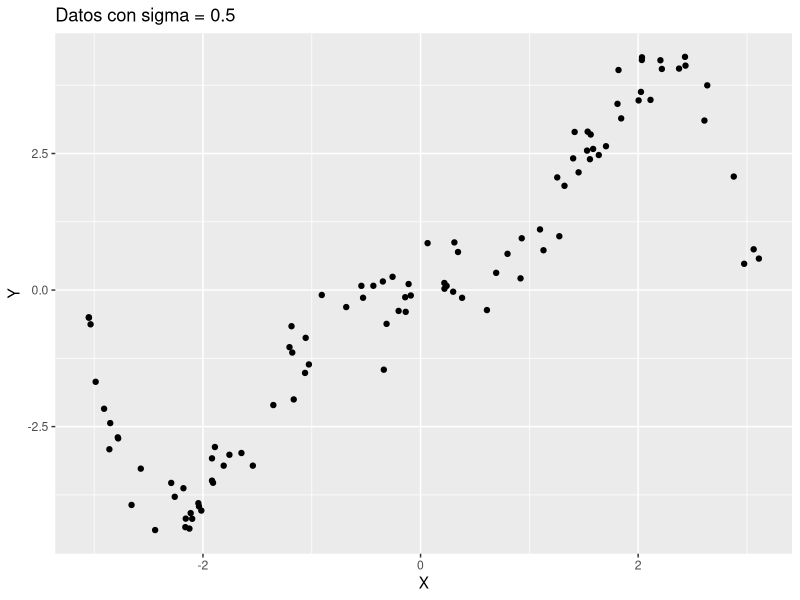
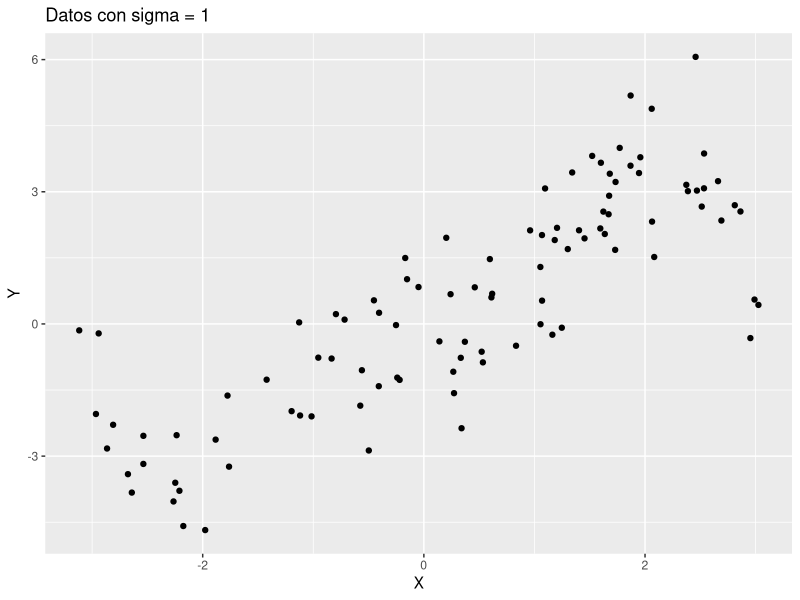
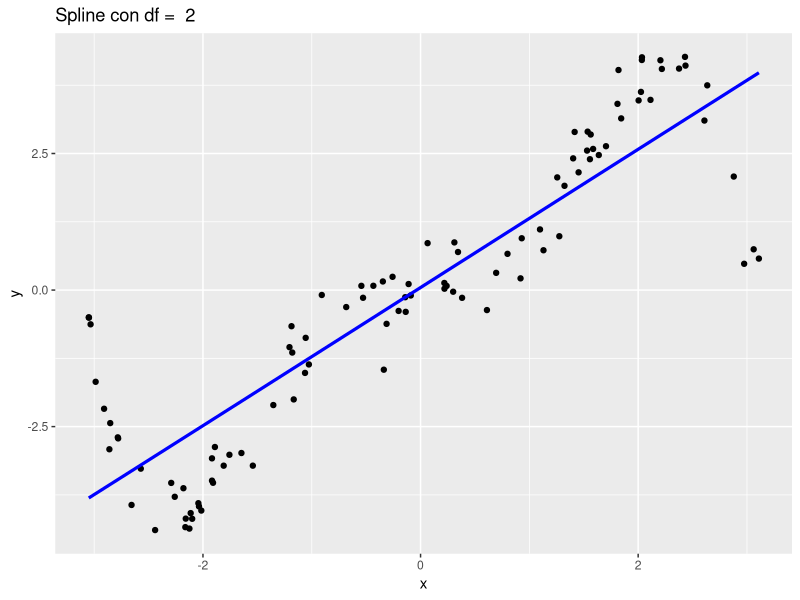
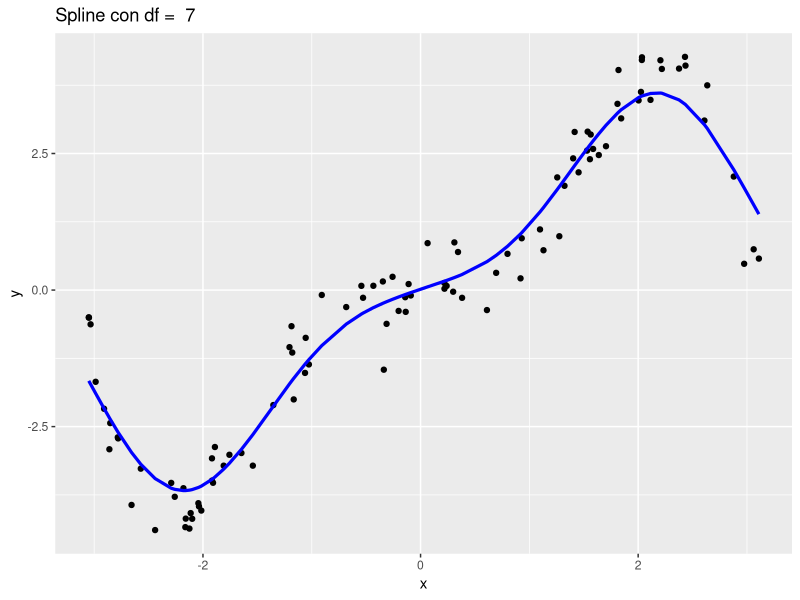
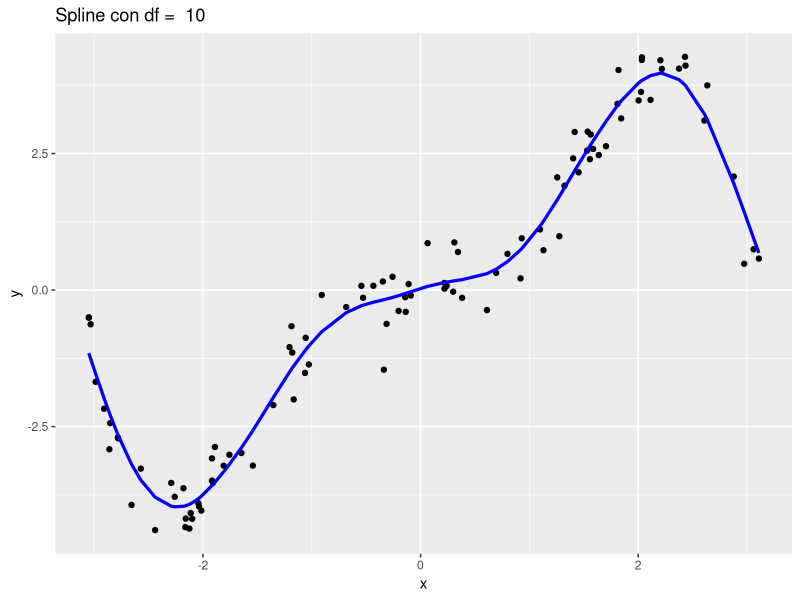
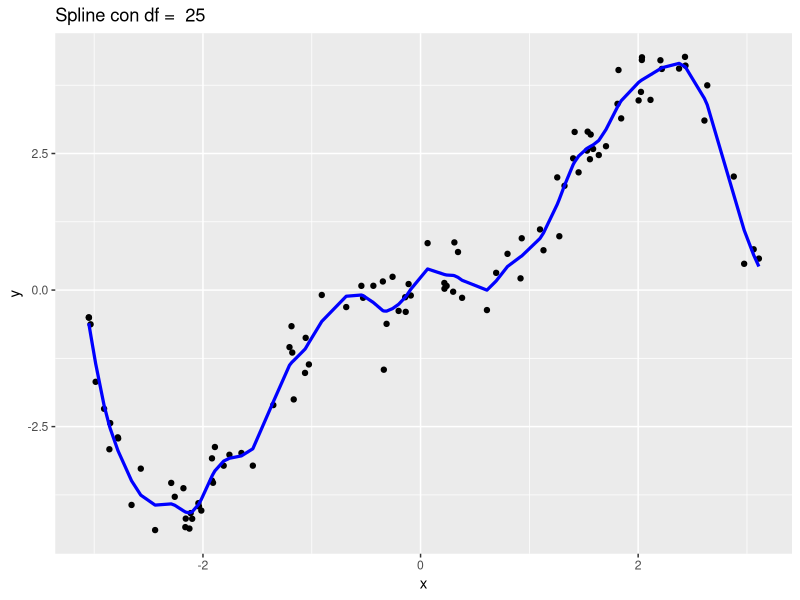
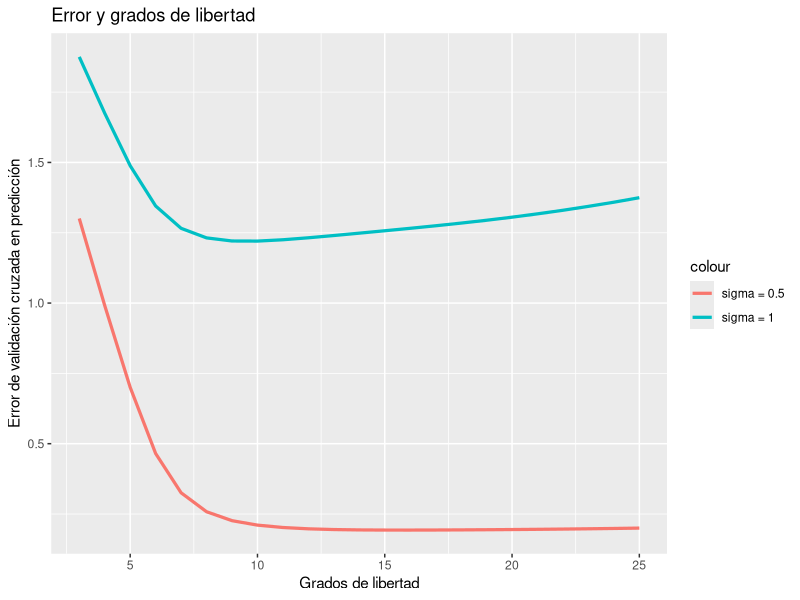

The R source for these figures, in order:
## ---- chunk 1
library(purrr)
library(ggplot2)
## ---- chunk 2
n <- 100
sigma_1 <- 0.5
sigma_2 <- 1

fun_reg <- function (x) (x^2*sin(x))

generator <- function (n, sigma) {
  error <- rnorm(n)
  unif <- runif(n, min = -pi, max = pi)
  Y <- (
    unif*unif
    *
    sapply(unif, sin)
    +
    sigma * error
  )
  
  return (
    data.frame(
      X= unif,
      Y = Y
    )
  )
  
}
X_1 <- generator(n, sigma_1)
X_2 <- generator(n, sigma_2)
## ---- chunk 3

p <- ggplot(X_1) + 
  geom_point( aes(X, Y), colour = 'black' )+
  ggtitle('Datos con sigma = 0.5') +
  geom_function(fun = 'fun_reg', linetype = 2)
  
q <- ggplot(X_2) + 
  geom_point( aes(X, Y), colour = 'black' )+
  ggtitle('Datos con sigma = 1') +
  geom_function(fun = 'fun_reg', linetype = 2)
p
q
## ---- chunk 4
pinta_spline <- function (X, grados_libertad){
spline_1 <- smooth.spline(
  X$X, X$Y, df = grados_libertad
)
datos <- data.frame(
  x = X$X,
  y = X$Y,
  xfit = spline_1$x,
  yfit = spline_1$y
)

titulo <- paste('Spline con df = ', grados_libertad)
ggplot(datos) +
  geom_point(aes(x, y)) + 
  geom_line(aes(xfit, yfit), color="blue", size = 1.1) +
  geom_function(fun = 'fun_reg', linetype = 2) +
  ggtitle(titulo) 
}

for( df in c(2,7,10, 25) ){
  print(pinta_spline(X_1, df))
}

## ---- chunk 5
cv_error <- function (X, grados_libertad){
  spline_1 <- smooth.spline(
    X$X, X$Y, df = grados_libertad
  )
  return (spline_1$cv.crit)
}

df <- c(3:25)
datos <- data.frame(
  x = df,
  y1 = sapply(df, function(d)(cv_error(X_1, d))),
  y2 = sapply(df, function(d)(cv_error(X_2, d)))
) 

ggplot(datos) +
  geom_line(aes(x, y1, color="sigma = 0.5"), size = 1.1) +
  geom_line(aes(x, y2, color="sigma = 1") , size = 1.1) +
  labs(title = 'Error y grados de libertad',
       x = 'Grados de libertad',
       y = 'Error de validación cruzada en predicción')

cat("Pasa sigma = 0.5 alcanza un mínimo en ", datos$x[which.min(datos$y1)], " grados de libertad.\n")
cat("Pasa sigma = 1 alcanza un mínimo en ", datos$x[which.min(datos$y2)], " grados de libertad.\n")
